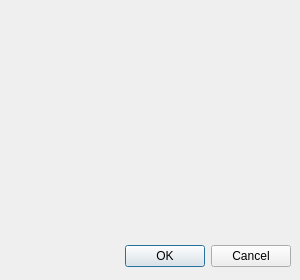
<?xml version="1.0" encoding="UTF-8"?>
<ui version="4.0">
 <class>CCanvasResizeDialog</class>
 <widget class="QDialog" name="CCanvasResizeDialog">
  <property name="geometry">
   <rect>
    <x>0</x>
    <y>0</y>
    <width>300</width>
    <height>280</height>
   </rect>
  </property>
  <property name="sizePolicy">
   <sizepolicy hsizetype="Fixed" vsizetype="Fixed">
    <horstretch>0</horstretch>
    <verstretch>0</verstretch>
   </sizepolicy>
  </property>
  <property name="minimumSize">
   <size>
    <width>300</width>
    <height>280</height>
   </size>
  </property>
  <property name="maximumSize">
   <size>
    <width>300</width>
    <height>280</height>
   </size>
  </property>
  <property name="windowTitle">
   <string>Resize Canvas</string>
  </property>
  <property name="modal">
   <bool>true</bool>
  </property>
  <widget class="QDialogButtonBox" name="buttonBox">
   <property name="geometry">
    <rect>
     <x>20</x>
     <y>240</y>
     <width>271</width>
     <height>32</height>
    </rect>
   </property>
   <property name="orientation">
    <enum>Qt::Orientation::Horizontal</enum>
   </property>
   <property name="standardButtons">
    <set>QDialogButtonBox::StandardButton::Cancel|QDialogButtonBox::StandardButton::Ok</set>
   </property>
  </widget>
  <widget class="QWidget" name="verticalLayoutWidget">
   <property name="geometry">
    <rect>
     <x>10</x>
     <y>10</y>
     <width>281</width>
     <height>221</height>
    </rect>
   </property>
   <layout class="QVBoxLayout" name="verticalLayout"/>
  </widget>
 </widget>
 <resources/>
 <connections>
  <connection>
   <sender>buttonBox</sender>
   <signal>accepted()</signal>
   <receiver>CCanvasResizeDialog</receiver>
   <slot>accept()</slot>
   <hints>
    <hint type="sourcelabel">
     <x>248</x>
     <y>254</y>
    </hint>
    <hint type="destinationlabel">
     <x>157</x>
     <y>274</y>
    </hint>
   </hints>
  </connection>
  <connection>
   <sender>buttonBox</sender>
   <signal>rejected()</signal>
   <receiver>CCanvasResizeDialog</receiver>
   <slot>reject()</slot>
   <hints>
    <hint type="sourcelabel">
     <x>316</x>
     <y>260</y>
    </hint>
    <hint type="destinationlabel">
     <x>286</x>
     <y>274</y>
    </hint>
   </hints>
  </connection>
 </connections>
</ui>
